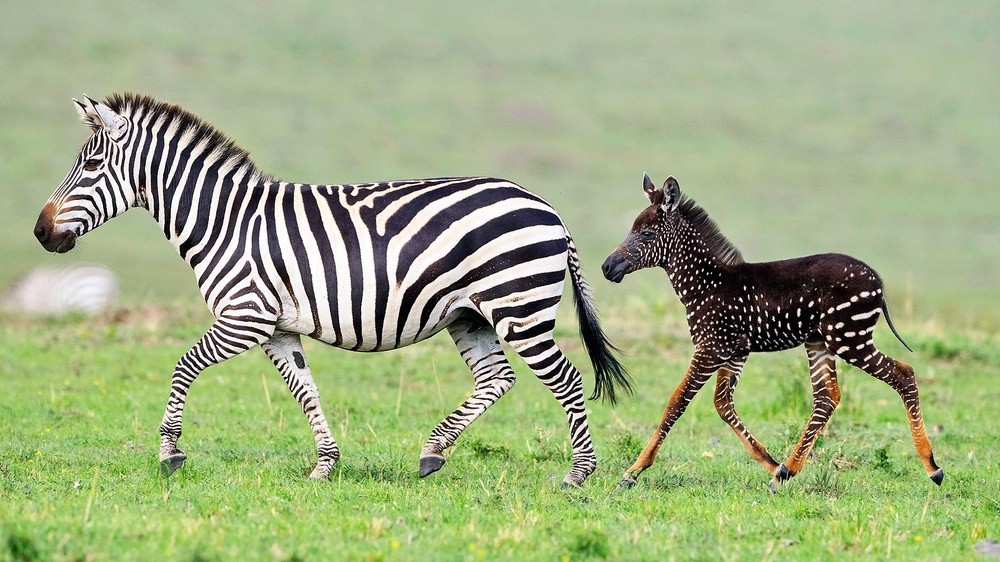
#> input picture test/Esonero1/mat214254/zebra.jpg, 1000 x 562 px, shrunk from 1814 x 1020 before the run
$ jupyter execute --allow-errors Esonero1_8apr2021_compilato.ipynb   (shell and % lines are left out)
#> lines starting #> are read from the running program, lines starting #| are printed output that depends on the picture
# Esonero 1 - 8 Aprile 2021

Completare i seguenti esercizi tramite uno o più blocchi di codice e descrivendo le operazioni effettuate

### Punteggio Esercizi

    1a: 1
    1b: 1.5
    1c: 2
    1d: 1
    2: 1.5
    3: 1
    4: 1
    5: 1

[cell 1]
import numpy as np
from skimage.color import rgb2gray
from scipy.ndimage import convolve

import imageio
from skimage.color import rgb2gray

import matplotlib.pyplot as plt

def myimshow(I, **kwargs):
    # utility function to show image
    plt.figure();
    plt.axis('off')
    plt.imshow(I, cmap=plt.gray(), **kwargs)

# Esercizio 1

## Filtri di Gabor

Il filtro di Gabor (in forma semplificata) è definito dalla seguente funzione che restituisce due parti (reale e immaginaria)

$$RE_g(x,y,\omega,\theta) = \frac{\omega^2}{4\pi^3}\left[\exp\left\{-(\omega^2/8\pi^2) (4x'^2 + y'^2)\right\}\right]\exp\left(\pi^2/2\right)(\omega x \cos \theta)$$

$$IM_g(x,y,\omega,\theta) = \frac{\omega^2}{4\pi^3}\left[\exp\left\{-(\omega^2/8\pi^2) (4x'^2 + y'^2)\right\}\right]\exp\left(\pi^2/2\right)(\omega x \sin \theta)$$

dove $x' = x \cos \theta + y \sin \theta$ e $y' = y \cos \theta. - x \sin \theta$. L'implementazione è data dal codice sottostante:

[cell 2]
zebra =  rgb2gray(imageio.imread('zebra.jpg'))
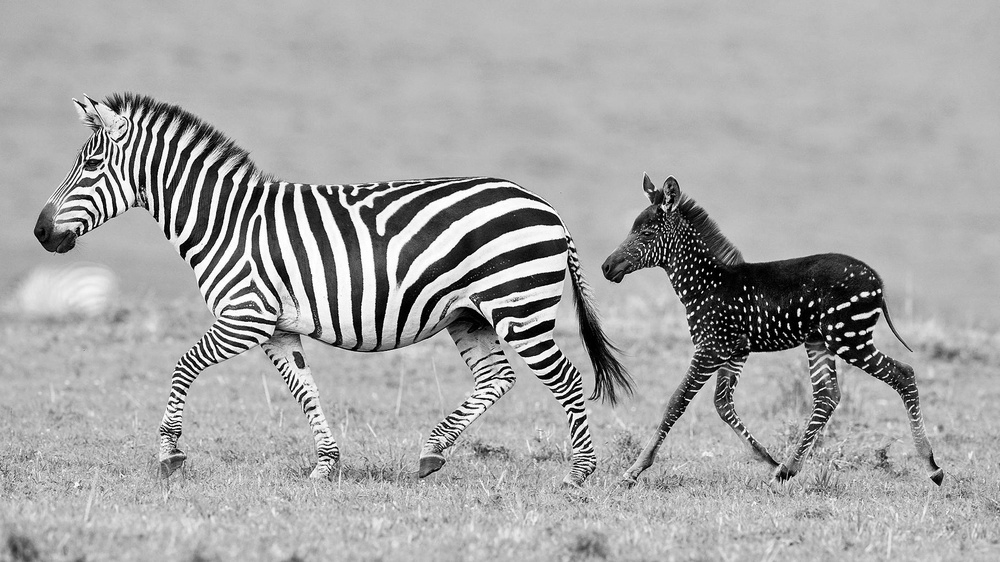
#> zebra: shape (562, 1000) float64; min 0, max 1, mean 0.653

[cell 3]
myimshow(zebra)

[cell 4]
def genGabor(sz, omega, theta, func=np.cos):
    radius = (int(sz[0]/2.0), int(sz[1]/2.0))
    [x, y] = np.meshgrid(range(-radius[0], radius[0]), range(-radius[1], radius[1]))

    x1 = x * np.cos(theta) + y * np.sin(theta)
    y1 = -x * np.sin(theta) + y * np.cos(theta)

    gauss = omega**2 / (4*np.pi**3) * np.exp(- omega**2 / (8*np.pi**2) * ( 4 * x1**2 + y1**2))
    sinusoid = func(omega * x1) * np.exp(np.pi**2 / 2)
    gabor = gauss * sinusoid
    return gabor

`sz` rappresenta la dimensione del filtro, `omega` la frequenza e `theta` l'orientamento.

1. Plottare il filtro per valori a scelta dei parametri

[cell 5]
import cv2
gabor = genGabor((64,64), 0.3, np.pi/2, func=np.sin)

myimshow(gabor)
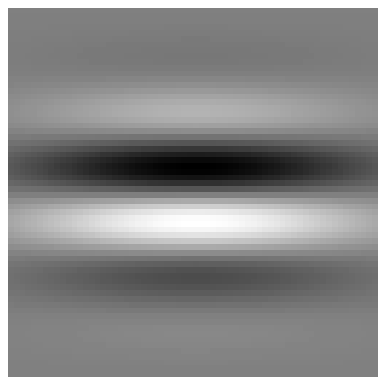
#> figure drawn by matplotlib, 1 panel

2. Applicare il filtro di Gabor alla figura della zebra e plottare il risultato. Cosa potete dire del filtro?

[cell 6]
import cv2

# Il filtro sembra controllare se c'è una frequenza con l'orientamento dato in input attorno ad una particolare regione
# evidenzia solo alcune caratteristiche azzerando le altre.
img2 = cv2.filter2D(zebra, -1, gabor)
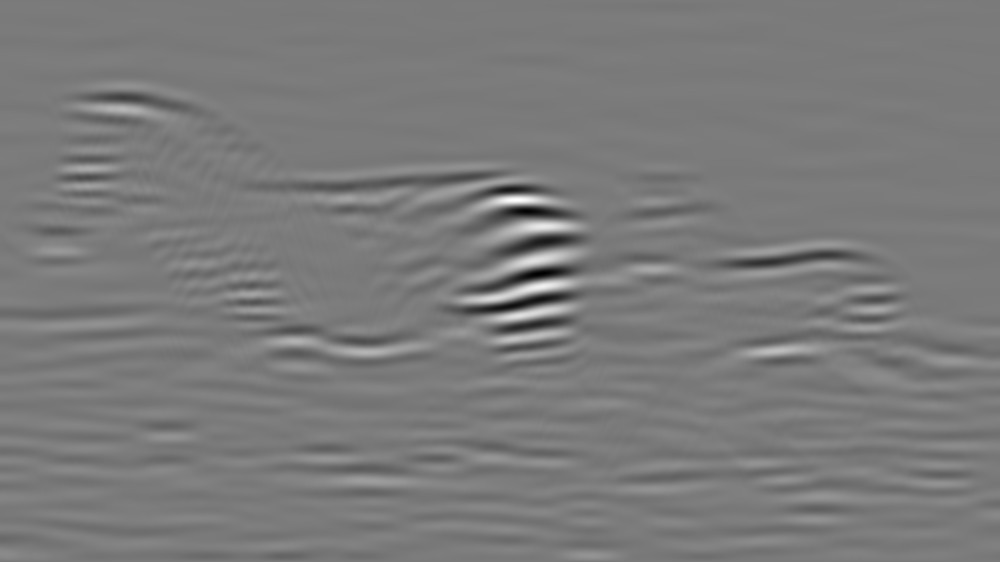
#> img2: shape (562, 1000) float64; min -16.54, max 17.77, mean 0.00113; drawn with min black and max white
myimshow(img2)

3. Aggiustare i parametri di ampiezza e rotazione per individuare le strisce verticali. plottare il risultato

[cell 7]
# non ci sono le strisce verticali
gabor1 =  imageio.imread('gabor1.jpg')
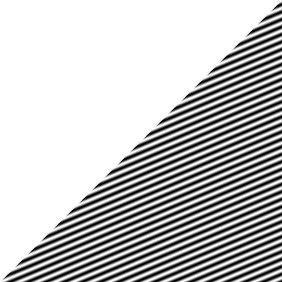
#> input picture test/Esonero1/mat214254/gabor1.jpg, 282 x 282 px, shrunk from 512 x 512 before the run
#> gabor1 is the input picture: shape (282, 282); min 0, max 255, mean 191.3
gaborFilter = genGabor((128,128), 0.7, np.pi/3, func=np.sin)
img3 = cv2.filter2D(gabor1, -1, gaborFilter)
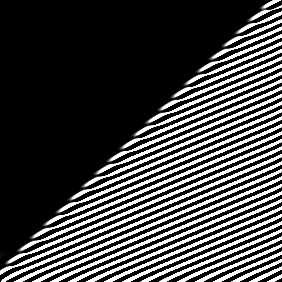
#> img3: shape (282, 282); min 0, max 255, mean 67.4

myimshow(np.clip(img3,0,1))
plt.show()
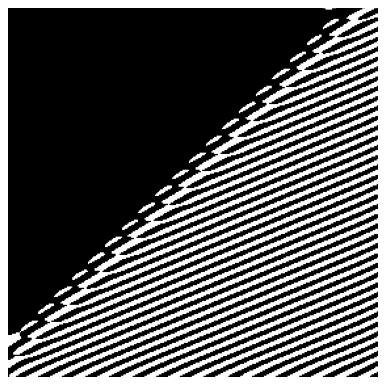
#> figure drawn by matplotlib, 1 panel

Per la seguente immagine _gabor1.jpg_

4. Qual è il filtro più semplice che permetterebbe di individuare i contorni? Giustificare la risposta

[cell 8]
gabor1 =  imageio.imread('gabor1.jpg')

# Essendo tutte linee in diagonali, utilizzo un filtro di sobel
# che mi permette di individuare le linee sulla diagonale secondaria

secondaryDiag = [[2,1,0],
               [1,0,-1],
               [0,-1,-2]]

#> (the rest of this cell did not finish here and is left out)

# Esercizio 2

Riconoscere il filtro che ha generato questa immagine a partire dall'immagine contenente le forme. Fornire un esempio.

[cell 9]
triangoli =  imageio.imread('triangoli.jpg')
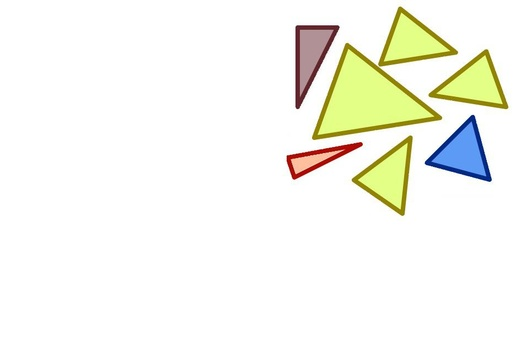
#> input picture test/Esonero1/mat214254/triangoli.jpg, 516 x 357 px, shrunk from 936 x 648 before the run
#> triangoli is the input picture: shape (357, 516, 3); mean R, G, B 246.8, 247.4, 239.3

triangoli =  imageio.imread('triangoli.jpg')

# sembra la stessa immagine ma in bianco e nero
result = rgb2gray(triangoli)
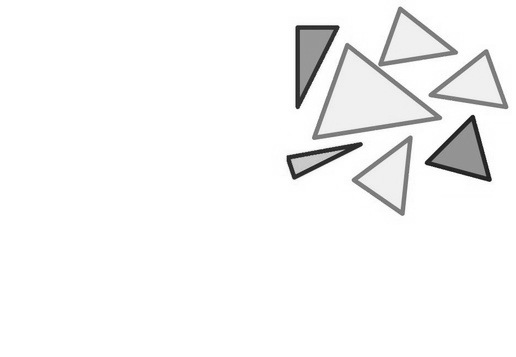
#> result: shape (357, 516) float64; min 0.0855, max 1, mean 0.967

result = cv2.GaussianBlur(result,(3,3),3)

plt.figure(figsize=(30,30))
plt.subplot(121)
plt.imshow(triangoli)
plt.subplot(122)
plt.imshow(result,cmap="gray")
plt.show()
